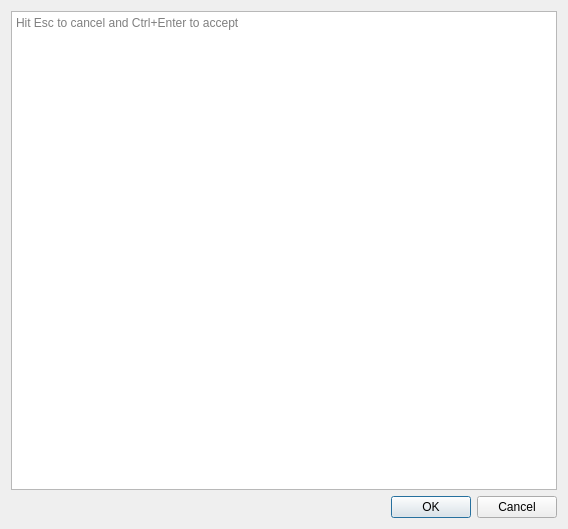
<?xml version="1.0" encoding="UTF-8"?>
<ui version="4.0">
 <class>Dialog</class>
 <widget class="QDialog" name="Dialog">
  <property name="geometry">
   <rect>
    <x>0</x>
    <y>0</y>
    <width>568</width>
    <height>529</height>
   </rect>
  </property>
  <property name="windowTitle">
   <string>Dialog</string>
  </property>
  <layout class="QGridLayout" name="gridLayout">
   <item row="0" column="0">
    <widget class="QTextEdit" name="textEdit">
     <property name="placeholderText">
      <string>Hit Esc to cancel and Ctrl+Enter to accept</string>
     </property>
    </widget>
   </item>
   <item row="1" column="0">
    <widget class="QDialogButtonBox" name="buttonBox">
     <property name="orientation">
      <enum>Qt::Horizontal</enum>
     </property>
     <property name="standardButtons">
      <set>QDialogButtonBox::Cancel|QDialogButtonBox::Ok</set>
     </property>
    </widget>
   </item>
  </layout>
 </widget>
 <resources/>
 <connections>
  <connection>
   <sender>buttonBox</sender>
   <signal>accepted()</signal>
   <receiver>Dialog</receiver>
   <slot>accept()</slot>
   <hints>
    <hint type="sourcelabel">
     <x>248</x>
     <y>254</y>
    </hint>
    <hint type="destinationlabel">
     <x>157</x>
     <y>274</y>
    </hint>
   </hints>
  </connection>
  <connection>
   <sender>buttonBox</sender>
   <signal>rejected()</signal>
   <receiver>Dialog</receiver>
   <slot>reject()</slot>
   <hints>
    <hint type="sourcelabel">
     <x>316</x>
     <y>260</y>
    </hint>
    <hint type="destinationlabel">
     <x>286</x>
     <y>274</y>
    </hint>
   </hints>
  </connection>
 </connections>
</ui>
